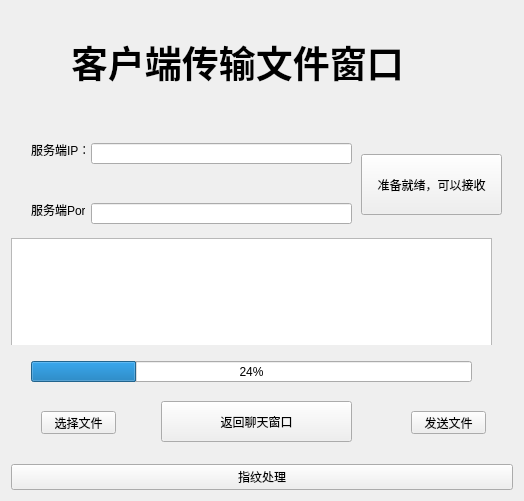
<?xml version="1.0" encoding="UTF-8"?>
<ui version="4.0">
 <class>ClientFile</class>
 <widget class="QWidget" name="ClientFile">
  <property name="geometry">
   <rect>
    <x>0</x>
    <y>0</y>
    <width>524</width>
    <height>501</height>
   </rect>
  </property>
  <property name="windowTitle">
   <string>客户端</string>
  </property>
  <layout class="QGridLayout" name="gridLayout">
   <item row="0" column="0">
    <widget class="QWidget" name="widget" native="true">
     <widget class="QLabel" name="label">
      <property name="geometry">
       <rect>
        <x>60</x>
        <y>30</y>
        <width>351</width>
        <height>41</height>
       </rect>
      </property>
      <property name="font">
       <font>
        <family>楷体</family>
        <pointsize>28</pointsize>
        <weight>75</weight>
        <bold>true</bold>
       </font>
      </property>
      <property name="text">
       <string>客户端传输文件窗口</string>
      </property>
     </widget>
    </widget>
   </item>
   <item row="2" column="0">
    <widget class="QWidget" name="widget_4" native="true">
     <widget class="QTextEdit" name="textEdit">
      <property name="geometry">
       <rect>
        <x>0</x>
        <y>0</y>
        <width>481</width>
        <height>121</height>
       </rect>
      </property>
     </widget>
    </widget>
   </item>
   <item row="3" column="0">
    <widget class="QWidget" name="widget_3" native="true">
     <widget class="QProgressBar" name="progressBar">
      <property name="geometry">
       <rect>
        <x>20</x>
        <y>10</y>
        <width>441</width>
        <height>21</height>
       </rect>
      </property>
      <property name="value">
       <number>24</number>
      </property>
     </widget>
     <widget class="QPushButton" name="pushButton_2">
      <property name="geometry">
       <rect>
        <x>150</x>
        <y>50</y>
        <width>191</width>
        <height>41</height>
       </rect>
      </property>
      <property name="text">
       <string>返回聊天窗口</string>
      </property>
     </widget>
     <widget class="QPushButton" name="pushButton">
      <property name="geometry">
       <rect>
        <x>30</x>
        <y>60</y>
        <width>75</width>
        <height>23</height>
       </rect>
      </property>
      <property name="text">
       <string>选择文件</string>
      </property>
     </widget>
     <widget class="QPushButton" name="pushButton_3">
      <property name="geometry">
       <rect>
        <x>400</x>
        <y>60</y>
        <width>75</width>
        <height>23</height>
       </rect>
      </property>
      <property name="text">
       <string>发送文件</string>
      </property>
     </widget>
    </widget>
   </item>
   <item row="1" column="0">
    <widget class="QWidget" name="widget_2" native="true">
     <widget class="QLabel" name="label_2">
      <property name="geometry">
       <rect>
        <x>20</x>
        <y>20</y>
        <width>54</width>
        <height>12</height>
       </rect>
      </property>
      <property name="text">
       <string>服务端IP：</string>
      </property>
     </widget>
     <widget class="QLabel" name="label_3">
      <property name="geometry">
       <rect>
        <x>20</x>
        <y>80</y>
        <width>54</width>
        <height>12</height>
       </rect>
      </property>
      <property name="text">
       <string>服务端Port：</string>
      </property>
     </widget>
     <widget class="QLineEdit" name="lineEditIP">
      <property name="geometry">
       <rect>
        <x>80</x>
        <y>19</y>
        <width>261</width>
        <height>21</height>
       </rect>
      </property>
     </widget>
     <widget class="QLineEdit" name="lineEditPort">
      <property name="geometry">
       <rect>
        <x>80</x>
        <y>79</y>
        <width>261</width>
        <height>21</height>
       </rect>
      </property>
     </widget>
     <widget class="QPushButton" name="ButtonConnect">
      <property name="geometry">
       <rect>
        <x>350</x>
        <y>30</y>
        <width>141</width>
        <height>61</height>
       </rect>
      </property>
      <property name="text">
       <string>准备就绪，可以接收</string>
      </property>
     </widget>
    </widget>
   </item>
   <item row="4" column="0">
    <widget class="QPushButton" name="pushButton_4">
     <property name="text">
      <string>指纹处理</string>
     </property>
    </widget>
   </item>
  </layout>
 </widget>
 <resources/>
 <connections/>
</ui>
